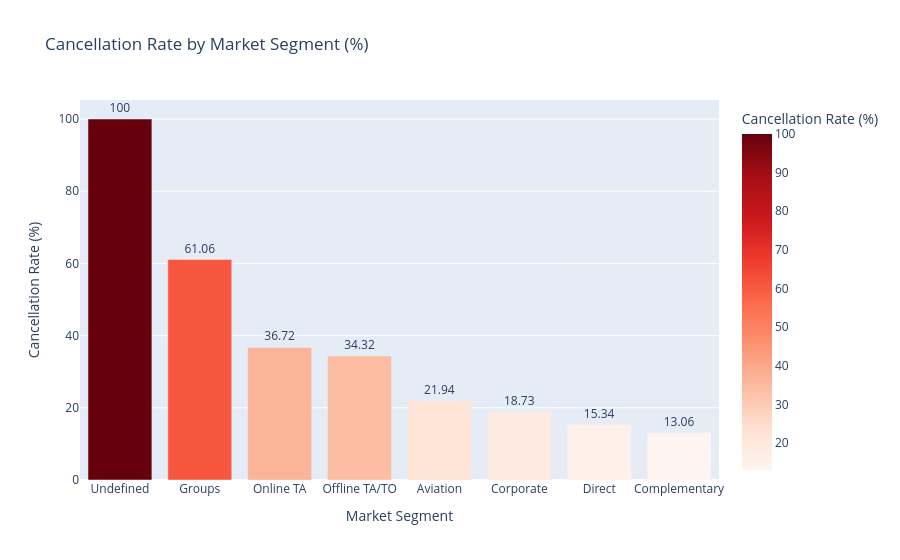

Here is the notebook cell this chart was saved with:
### Code cell
segment_cancel = df.groupby('market_segment')['is_canceled'].mean().reset_index()
segment_cancel['cancellation_rate'] = round(segment_cancel['is_canceled'] * 100, 2)
segment_cancel = segment_cancel.sort_values('cancellation_rate', ascending=False)

fig5 = px.bar(
    segment_cancel,
    x='market_segment',
    y='cancellation_rate',
    color='cancellation_rate',
    title='Cancellation Rate by Market Segment (%)',
    labels={'market_segment': 'Market Segment', 'cancellation_rate': 'Cancellation Rate (%)'},
    text='cancellation_rate',
    color_continuous_scale='Reds'
)

fig5.update_traces(textposition='outside')
fig5.show()

### Figure 1 — Plotly figure (JSON) as saved in the notebook; plotly's stock layout.template omitted (floating-point values rounded to 4 significant figures)
{"data": [{"hovertemplate": "Market Segment=%{x}<br>Cancellation Rate (%)=%{marker.color}<extra></extra>", "legendgroup": "", "marker": {"color": [100.0, 61.06, 36.72, 34.32, 21.94, 18.73, 15.34, 13.06], "coloraxis": "coloraxis", "pattern": {"shape": ""}}, "name": "", "orientation": "v", "showlegend": false, "text": [100.0, 61.06, 36.72, 34.32, 21.94, 18.73, 15.34, 13.06], "textposition": "outside", "type": "bar", "x": ["Undefined", "Groups", "Online TA", "Offline TA/TO", "Aviation", "Corporate", "Direct", "Complementary"], "xaxis": "x", "y": [100.0, 61.06, 36.72, 34.32, 21.94, 18.73, 15.34, 13.06], "yaxis": "y"}], "layout": {"barmode": "relative", "coloraxis": {"colorbar": {"title": {"text": "Cancellation Rate (%)"}}, "colorscale": [[0, "rgb(255,245,240)"], [0.125, "rgb(254,224,210)"], [0.25, "rgb(252,187,161)"], [0.375, "rgb(252,146,114)"], [0.5, "rgb(251,106,74)"], [0.625, "rgb(239,59,44)"], [0.75, "rgb(203,24,29)"], [0.875, "rgb(165,15,21)"], [1, "rgb(103,0,13)"]]}, "legend": {"tracegroupgap": 0}, "title": {"text": "Cancellation Rate by Market Segment (%)"}, "xaxis": {"anchor": "y", "domain": [0, 1], "title": {"text": "Market Segment"}}, "yaxis": {"anchor": "x", "domain": [0, 1], "title": {"text": "Cancellation Rate (%)"}}}}
